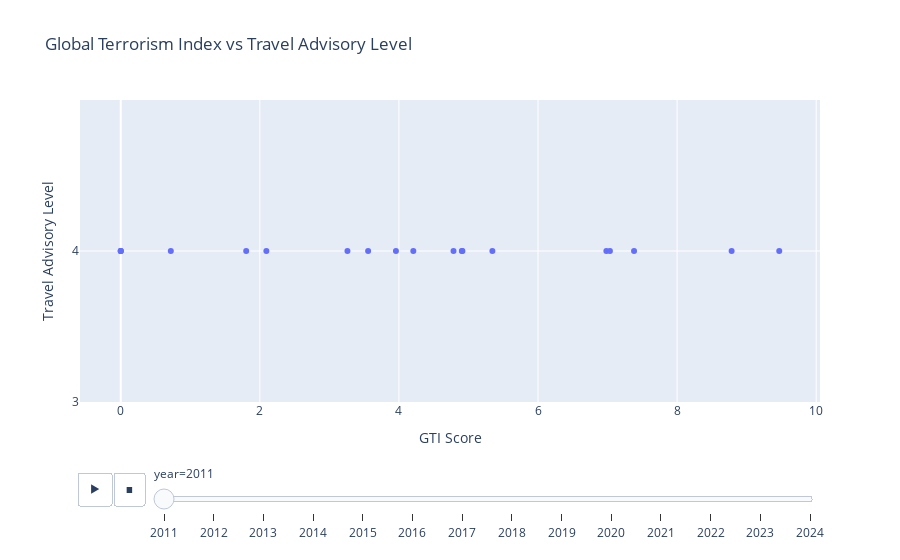

Notebook code for this chart:
### Markdown cell above
### Global Terrorism Index vs Advisory Level

### Code cell
gti_filtered = merged_clean.dropna(subset=["gti_score"])

fig_gti = px.scatter(
    gti_filtered,
    x="gti_score",
    y="advisory_level",
    animation_frame="year",
    hover_name="country",
    title="Global Terrorism Index vs Travel Advisory Level",
    labels={"gti_score": "GTI Score", "advisory_level": "Travel Advisory Level"}
)

fig_gti.update_layout(yaxis=dict(tickmode='array', tickvals=[1, 2, 3, 4]))
fig_gti.show()

### Figure 1 — Plotly figure (JSON) as saved in the notebook; plotly's stock layout.template omitted (floating-point values rounded to 4 significant figures)
{"data": [{"hovertemplate": "<b>%{hovertext}</b><br><br>year=2011<br>GTI Score=%{x}<br>Travel Advisory Level=%{y}<extra></extra>", "hovertext": ["Afghanistan", "Belarus", "Burkina Faso", "Central African Republic", "Democratic Republic of the Congo", "Haiti", "Iran", "Iraq", "Lebanon", "Libya", "Mali", "Russia", "Somalia", "South Sudan", "Sudan", "Syria", "Ukraine", "Venezuela", "Yemen"], "legendgroup": "", "marker": {"color": "#636efa", "symbol": "circle"}, "mode": "markers", "name": "", "orientation": "v", "showlegend": false, "type": "scatter", "x": [8.784, 4.207, 0.0, 3.557, 4.913, 0.0, 5.344, 9.469, 3.957, 0.72, 3.26, 6.983, 7.381, 0.0, 4.785, 4.904, 2.094, 1.804, 7.034], "xaxis": "x", "y": [4.0, 4.0, 4.0, 4.0, 4.0, 4.0, 4.0, 4.0, 4.0, 4.0, 4.0, 4.0, 4.0, 4.0, 4.0, 4.0, 4.0, 4.0, 4.0], "yaxis": "y"}], "layout": {"legend": {"tracegroupgap": 0}, "sliders": [{"active": 0, "currentvalue": {"prefix": "year="}, "len": 0.9, "pad": {"b": 10, "t": 60}, "steps": [{"args": [["2011"], {"frame": {"duration": 0, "redraw": false}, "fromcurrent": true, "mode": "immediate", "transition": {"duration": 0, "easing": "linear"}}], "label": "2011", "method": "animate"}, {"args": [["2012"], {"frame": {"duration": 0, "redraw": false}, "fromcurrent": true, "mode": "immediate", "transition": {"duration": 0, "easing": "linear"}}], "label": "2012", "method": "animate"}, {"args": [["2013"], {"frame": {"duration": 0, "redraw": false}, "fromcurrent": true, "mode": "immediate", "transition": {"duration": 0, "easing": "linear"}}], "label": "2013", "method": "animate"}, {"args": [["2014"], {"frame": {"duration": 0, "redraw": false}, "fromcurrent": true, "mode": "immediate", "transition": {"duration": 0, "easing": "linear"}}], "label": "2014", "method": "animate"}, {"args": [["2015"], {"frame": {"duration": 0, "redraw": false}, "fromcurrent": true, "mode": "immediate", "transition": {"duration": 0, "easing": "linear"}}], "label": "2015", "method": "animate"}, {"args": [["2016"], {"frame": {"duration": 0, "redraw": false}, "fromcurrent": true, "mode": "immediate", "transition": {"duration": 0, "easing": "linear"}}], "label": "2016", "method": "animate"}, {"args": [["2017"], {"frame": {"duration": 0, "redraw": false}, "fromcurrent": true, "mode": "immediate", "transition": {"duration": 0, "easing": "linear"}}], "label": "2017", "method": "animate"}, {"args": [["2018"], {"frame": {"duration": 0, "redraw": false}, "fromcurrent": true, "mode": "immediate", "transition": {"duration": 0, "easing": "linear"}}], "label": "2018", "method": "animate"}, {"args": [["2019"], {"frame": {"duration": 0, "redraw": false}, "fromcurrent": true, "mode": "immediate", "transition": {"duration": 0, "easing": "linear"}}], "label": "2019", "method": "animate"}, {"args": [["2020"], {"frame": {"duration": 0, "redraw": false}, "fromcurrent": true, "mode": "immediate", "transition": {"duration": 0, "easing": "linear"}}], "label": "2020", "method": "animate"}, {"args": [["2021"], {"frame": {"duration": 0, "redraw": false}, "fromcurrent": true, "mode": "immediate", "transition": {"duration": 0, "easing": "linear"}}], "label": "2021", "method": "animate"}, {"args": [["2022"], {"frame": {"duration": 0, "redraw": false}, "fromcurrent": true, "mode": "immediate", "transition": {"duration": 0, "easing": "linear"}}], "label": "2022", "method": "animate"}, {"args": [["2023"], {"frame": {"duration": 0, "redraw": false}, "fromcurrent": true, "mode": "immediate", "transition": {"duration": 0, "easing": "linear"}}], "label": "2023", "method": "animate"}, {"args": [["2024"], {"frame": {"duration": 0, "redraw": false}, "fromcurrent": true, "mode": "immediate", "transition": {"duration": 0, "easing": "linear"}}], "label": "2024", "method": "animate"}], "x": 0.1, "xanchor": "left", "y": 0, "yanchor": "top"}], "title": {"text": "Global Terrorism Index vs Travel Advisory Level"}, "updatemenus": [{"buttons": [{"args": [null, {"frame": {"duration": 500, "redraw": false}, "fromcurrent": true, "mode": "immediate", "transition": {"duration": 500, "easing": "linear"}}], "label": "&#9654;", "method": "animate"}, {"args": [[null], {"frame": {"duration": 0, "redraw": false}, "fromcurrent": true, "mode": "immediate", "transition": {"duration": 0, "easing": "linear"}}], "label": "&#9724;", "method": "animate"}], "direction": "left", "pad": {"r": 10, "t": 70}, "showactive": false, "type": "buttons", "x": 0.1, "xanchor": "right", "y": 0, "yanchor": "top"}], "xaxis": {"anchor": "y", "domain": [0, 1], "title": {"text": "GTI Score"}}, "yaxis": {"anchor": "x", "domain": [0, 1], "tickmode": "array", "tickvals": [1, 2, 3, 4], "title": {"text": "Travel Advisory Level"}}}}
